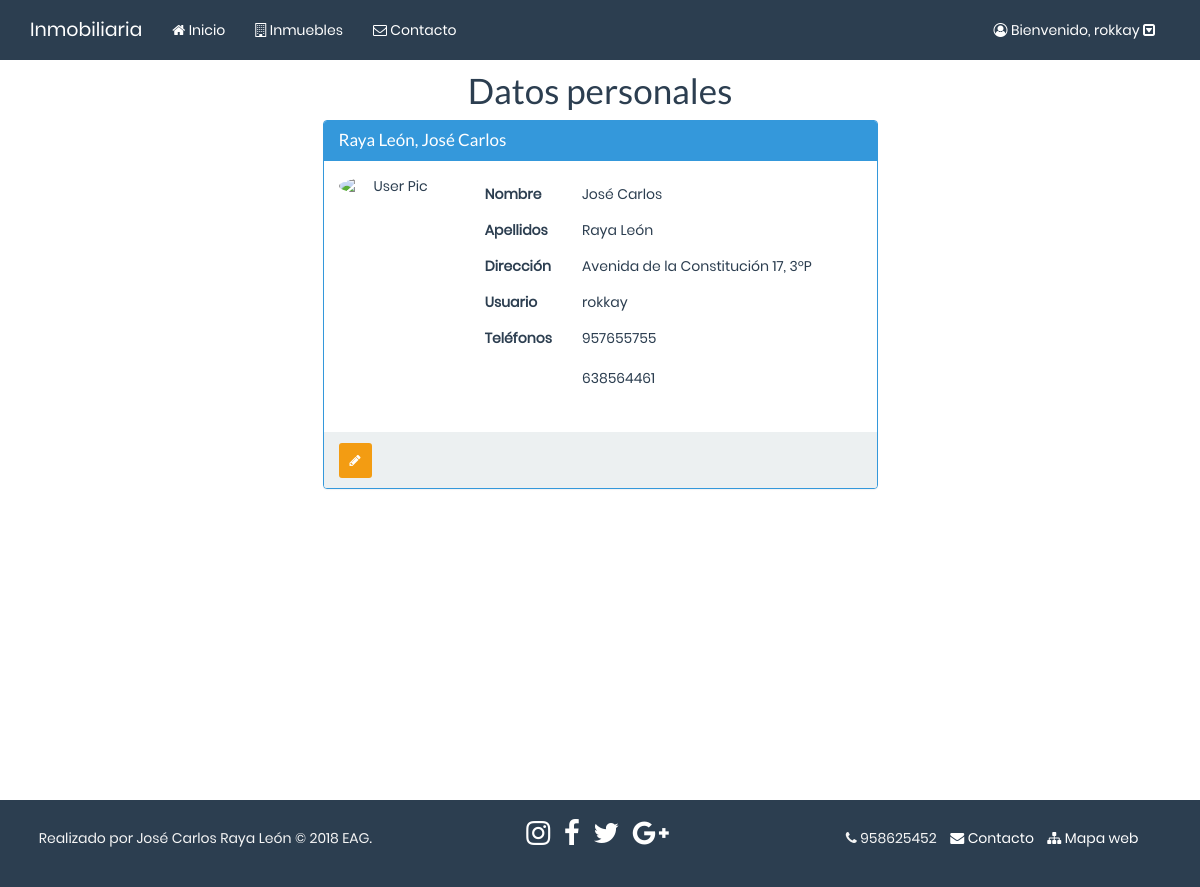
/php/cliente/datos.php (signed in), run on an earlier commit of the app's database.
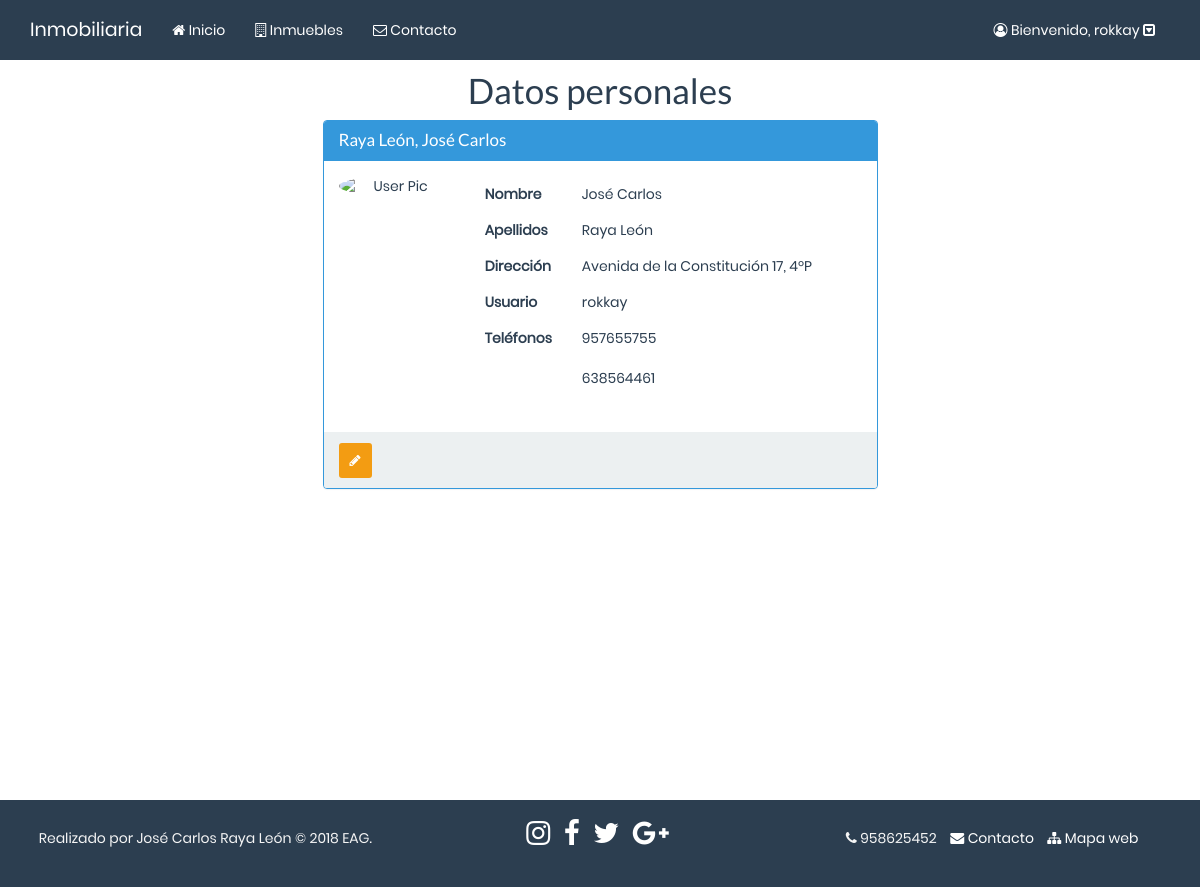
And on a later commit of the database.
### tables this page shows
CREATE TABLE IF NOT EXISTS `clientes` (
`id` bigint(20) unsigned NOT NULL,
  `nombre` varchar(50) NOT NULL,
  `apellidos` varchar(50) NOT NULL,
  `direccion` varchar(150) NOT NULL,
  `telefono1` varchar(9) NOT NULL,
  `telefono2` varchar(9) NOT NULL,
  `nombre_usuario` varchar(15) NOT NULL,
  `pass` varchar(32) NOT NULL
);

### php/cliente/datos.php (the view, shortened to what this page needs)
<?php
include '../funciones.php';
?>
<!DOCTYPE html>
<html lang="en">
<head>
</head>
<body>
    <div class="container" id="wrap">
        <div class="row">
        <h1 class="text-center">Datos personales</h1>
        <div class="col-xs-12 col-sm-12 col-md-6 col-lg-6 col-xs-offset-0 col-sm-offset-0 col-md-offset-3 col-lg-offset-3 toppad" >
        <?php
            $datos = db_query("select * from clientes where id = $_SESSION[id_cliente]");
            $datos = mysqli_fetch_array($datos, MYSQLI_ASSOC);
        ?>
          <div class="panel panel-info">
            <div class="panel-heading">
              <h3 class="panel-title"><?php echo $datos['apellidos'].", ". $datos['nombre']; ?></h3>
            </div>
            <div class="panel-body">
              <div class="row">
                <div class="col-md-3 col-lg-3 " align="center"> <img alt="User Pic" src="../../img/usuario.png" class="img-circle img-responsive"> </div>
                <div class=" col-md-9 col-lg-9 ">
                  <table class="table table-user-information">
                    <tbody>
                      <tr>
                        <td><strong>Nombre</strong></td>
                        <td><?php echo $datos['nombre'] ?></td>
                      </tr>
                      <tr>
                        <td><strong>Apellidos</strong></td>
                        <td><?php echo $datos['apellidos'] ?></td>
                      </tr>
                      <tr>
                        <td><strong>Dirección</strong></td>
                        <td><?php echo $datos['direccion'] ?></td>
                      </tr>
                    <tr>
                      <tr>
                        <td><strong>Usuario</strong></td>
                        <td><?php echo $datos['nombre_usuario'] ?></td>
                      </tr>
                        <td><strong>Teléfonos</strong></td>
                        <td><?php echo $datos['telefono1'] ?><br><br><?php echo $datos['telefono2'] ?>
                        </td>
                      </tr>
                    </tbody>
                  </table>
                </div>
              </div>
            </div>
                 <div class="panel-footer">
                            <a href="../clientes/mod_cliente.php?id=<?php echo $datos['id'] ?>" data-original-title="Modifica los datos" data-toggle="tooltip" type="button" class="btn btn-sm btn-warning"><i class="fa fa-pencil"></i></a>
                    </div>
          </div>
        </div>
      </div>
    </div>
</body>
</html>

What changed in the data, as far as the page shows it:
changed clientes "Raya León": direccion "Avenida de la Constitución 17, 3ºP" → "Avenida de la Constitución 17, 4ºP"
